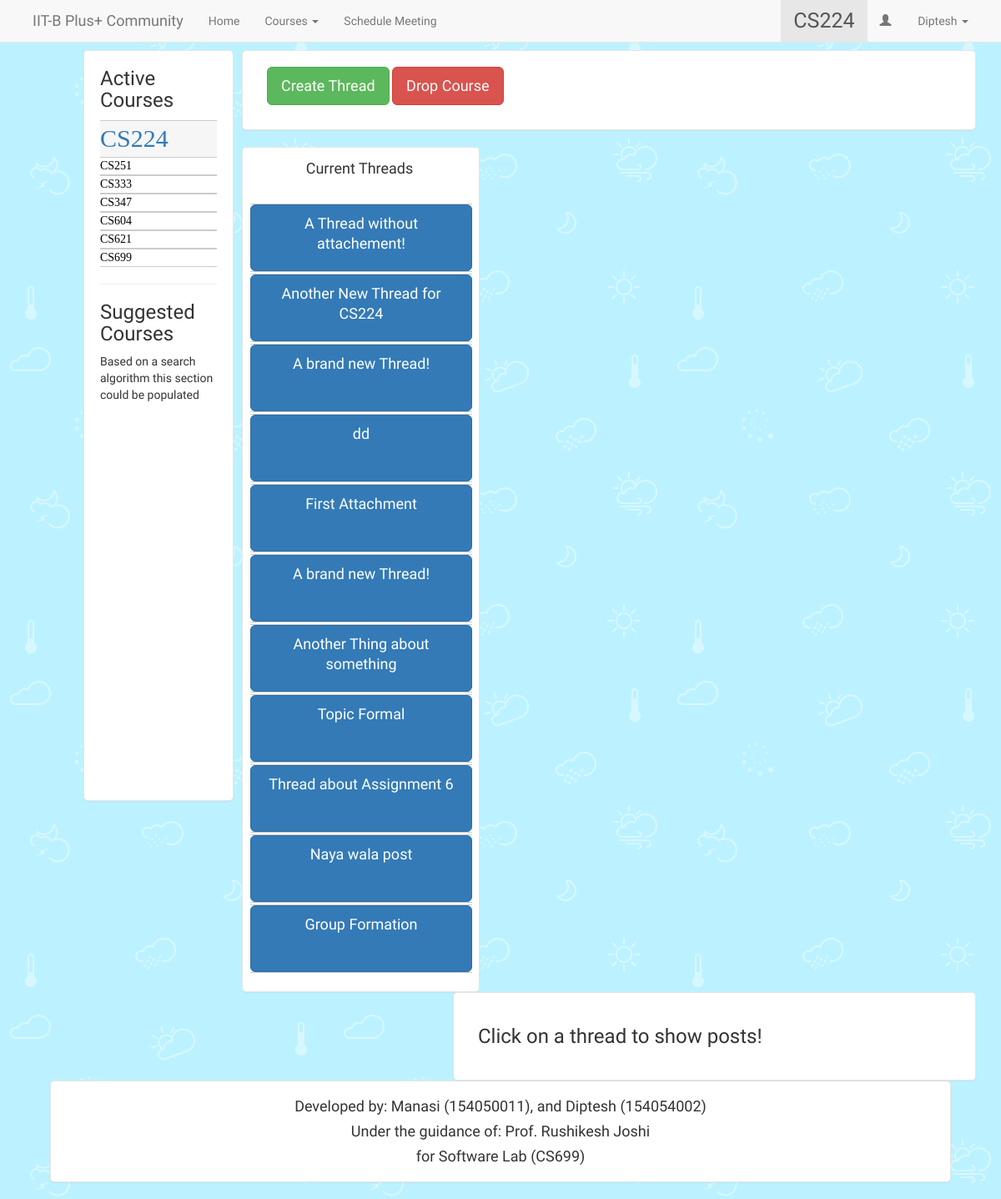
The page /showCourse.php?cid=CS224 (signed in) on the database its author committed.
### tables this page shows
CREATE TABLE `tbl_users` (
  `userID` int(11) NOT NULL,
  `instID` varchar(15) DEFAULT NULL,
  `userName` varchar(100) NOT NULL,
  `fullName` varchar(250) DEFAULT NULL,
  `userEmail` varchar(100) NOT NULL,
  `userPass` varchar(100) NOT NULL,
  `instName` varchar(250) DEFAULT NULL,
  `userStatus` int(11) NOT NULL DEFAULT '0',
  `joiningDate` timestamp NULL DEFAULT CURRENT_TIMESTAMP,
  `tokenCode` varchar(100) NOT NULL
);

CREATE TABLE `tbl_class_allocation` (
  `userID` int(11) NOT NULL DEFAULT '0',
  `classID` varchar(10) NOT NULL DEFAULT '',
  `userStatus` int(11) NOT NULL
);

CREATE TABLE `tbl_thread` (
  `threadId` int(11) NOT NULL,
  `courseID` varchar(10) NOT NULL,
  `postId` int(11) NOT NULL
);

CREATE TABLE `tbl_post` (
  `postId` int(11) NOT NULL,
  `postType` enum('Q','N','I') NOT NULL DEFAULT 'N',
  `dateOfPost` timestamp NOT NULL DEFAULT CURRENT_TIMESTAMP,
  `receiver` enum('C','I','T') NOT NULL DEFAULT 'C',
  `emailTime` timestamp NOT NULL DEFAULT CURRENT_TIMESTAMP,
  `postSummary` varchar(250) NOT NULL,
  `postContent` varchar(3000) NOT NULL,
  `replyTo` int(11) DEFAULT NULL,
  `senderId` int(11) NOT NULL,
  `senderVisibility` enum('Y','N') NOT NULL DEFAULT 'Y',
  `media` varchar(255) DEFAULT NULL
);

### class.user.php (called while the page is built, shortened)
<?php
class USER
{
	private $conn;
	public function __construct()
	{
		$database = new Database();
		$db = $database->dbConnection();
		$this->conn = $db;
	}
	public function runQuery($sql)
	{
		$stmt = $this->conn->prepare($sql);
		return $stmt;
	}
}

### showCourse.php (the view, shortened to what this page needs)
<?php
require_once 'class.user.php';
$user_home = new USER();
$stmt = $user_home->runQuery("SELECT * FROM tbl_users WHERE userID=:uid");
$stmt->execute(array(":uid"=>$_SESSION['userSession']));
$row = $stmt->fetch(PDO::FETCH_ASSOC);
$filename = __FILE__;
?>
<!DOCTYPE html>
<html class="no-js">
	<head>
		<link href="bootstrap/css/bootstrap.min.css" rel="stylesheet" media="screen">
		<link href="bootstrap/css/bootstrap-select.min.css" rel="stylesheet" media="screen">
		<link href="bootstrap/css/bootstrap-responsive.min.css" rel="stylesheet" media="screen">
		<link href="assets/styles.css" rel="stylesheet" media="screen">
	</head>
	<body>
		<?php include 'navbar.php' ?>
		<?php include 'leftSidebar.php' ?>
		<div class="container">
			<div class="box-around">
				<input type="button" class="btn btn-lg btn-success" value="Create Thread" onclick="showNewPost();"></input>
				<input type="button" class="btn btn-lg btn-danger" value="Drop Course" style=\"float: right;\" onclick="dropCourse();"></input>
			</div>
			<div>
				<?php
					$stmtToCheckIfEnrolled = $user_home->runQuery("SELECT * FROM tbl_class_allocation WHERE classID=:classID AND userID=:userID");
					if($stmtToCheckIfEnrolled->rowCount() > 0) {
						$stmt = $user_home->runQuery("SELECT * FROM tbl_thread WHERE courseID=:courseID ORDER BY threadId DESC");
						$res = $stmt->execute(array(":courseID"=>$sentCID));
						if($stmt->rowCount() > 0) { ?>
						<div id="threads" class="post-box-left">
							<center><h4>Current Threads</h4></center>
							<br/>
						<?php
							while($row = $stmt->fetch(PDO::FETCH_ASSOC)){
								$stmtGetPostData = $user_home->runQuery("SELECT * FROM tbl_post WHERE postId=:postId");
								$res = $stmtGetPostData->execute(array(":postId"=>$row['postId']));
								$rowForPostData = $stmtGetPostData->fetch(PDO::FETCH_ASSOC);
								echo "<div class=\"threadBox\" id=\"".$row['threadId']."\" onclick=\"showAllPosts(this)\"><a class=\"btn btn-lg btn-primary\" href=\"#\" style=\"text-decoration: none; width: 100%; min-height: 80px; white-space: normal;\">".$rowForPostData['postSummary']."</a></div>";
							}
						?>
				</div>
				<div id="posts" class="post-box-right"><h3>Click on a thread to show posts!</h3></div>
				<?php }
					else { ?>
						<div id="nothreads" class="wide-box-around"><h3>No Threads running for this course!</h3></div>
				<?php
					}
				} else { ?>
					<div id="nothreads" class="wide-box-around"><h3>You are not enrolled for this course!</h3></div>
				<?php
				}
				?>
			</div>
		</div>
	</body>
	<?php include 'footer.php' ?>
</html>

### navbar.php (shortened to what this page needs)
<?php
	$ext = pathinfo($filename, PATHINFO_FILENAME);
	$courseIDviaGET = isset($_GET['cid']) ? $_GET['cid'] : '';
?>
<nav class="navbar navbar-default navbar-fixed-top" style="padding-left:2%; padding-right: 2%; padding-bottom: 0px; font-family: 'Baloo Bhaina', cursive;">
  <div class="container-fluid">
    <div class="navbar-header">
      <a class="navbar-brand" href="home.php" style="font-family: 'Delius Unicase', cursive;">IIT-B Plus+ Community</a>
    </div>
    <div class="collapse navbar-collapse" id="bs-example-navbar-collapse-1">
      <ul class="nav navbar-nav">
        <li <?php if($ext=="home"){ echo "class=\"active\""; } ?>>
			<a href="home.php">Home</a>
		</li>
		<li class="dropdown">
			<a href="#" data-toggle="dropdown" class="dropdown-toggle">Courses <b class="caret"></b>
			</a>
		</li>
		<li <?php if( ($ext=="scheduleMeet") || ($ext=="scheduleMeet") ){ echo "class=\"active\""; } ?>>
			<a href="scheduleMeet.php">Schedule Meeting</a>
		</li>
	</ul>
	<ul class="nav navbar-nav navbar-right">
		<?php if($ext=="showCourse"){ echo "<li class=\"active\" style=\"font-family: 'Delius Unicase', cursive; font-size: 25px;\"><a href=\"#\">".$courseIDviaGET."</a></li>"; } else{ $courseVar = 0; } ?>
		<li class="dropdown">
			<a href="#" role="button" class="dropdown-toggle" data-toggle="dropdown"> <i class="glyphicon glyphicon-user">&nbsp;&nbsp;</i>
				<?php echo $row['fullName']; ?> <i class="caret"></i>
			</a>
		</li>
	</ul>
    </div>
  </div>
</nav>

### leftSidebar.php
<?php
	$stmt1 = $user_home->runQuery("SELECT * FROM tbl_class_allocation WHERE userID=:uid");
	$stmt1->execute(array(":uid"=>$userID));
	$sentCID = isset($_GET['cid']) ? $_GET['cid'] : '';
?>
<div class="left-box-around mobileNotShow">
	<h3>Active Courses</h3>
	<ul id="ulwala">
<?php
	while ($courses = $stmt1->fetch(PDO::FETCH_ASSOC)){
		if($sentCID === $courses['classID']){
			echo "<li id=\"liactivewala\"><a href=\"showCourse.php?cid=".$courses['classID']."\">".$courses['classID']."</a></li>";
		}
		else{
			echo "<li id=\"liwala\"><a href=\"showCourse.php?cid=".$courses['classID']."\">".$courses['classID']."</a></li>";
		}
	}
?>
	</ul>
	<hr>
	<h3>Suggested Courses</h3>
	<p>Based on a search algorithm this section could be populated</p>
</div>

### assets/styles.css (style rules this page uses)
body { padding-top: 60px; background-image: url("backImage2.png"); }
.threadBox { text-decoration: none; margin: 2px; color: #000; font-family: 'Signika', sans-serif; display: block; width: 100%; border-bottom: 1px solid #ccc; border-top: 1px solid #ccc; }
#ulwala { list-style-type: none; margin: 0; padding: 0; }
#liactivewala:first-child { border-top: 1px solid #ccc; }
#liwala { font-family: 'Bree Serif', serif; font: 200 20px/1.5; border-top: 1px solid #ccc; border-bottom: 1px solid #ccc; }
#liwala:last-child { border-bottom: 1px solid #ccc; }
#liwala a { text-decoration: none; color: #000; -webkit-transition: font-size 0.3s ease, background-color 0.3s ease; -moz-transition: font-size 0.3s ease, background-color 0.3s ease; -o-transition: font-size 0.3s ease, background-color 0.3s ease; -ms-transition: font-size 0.3s ease, background-color 0.3s ease; transition: font-size 0.3s ease, background-color 0.3s ease; display: block; width: 100%; }
#liactivewala { font-size: 30px; background: #f6f6f6; color: #000; text-decoration: none; font-family: 'Bree Serif', serif; }
.left-box-around { font-family: 'Baloo Bhaina', cursive; width: 15%; height: 900px; float: left; padding: 0px 19px 19px; margin: 0px 10px 0px 100px; background-color: #fff; overflow: auto; border: 1px solid #e5e5e5; -webkit-border-radius: 5px; -moz-border-radius: 5px; border-radius: 5px; -webkit-box-shadow: 0 1px 2px rgba(0,0,0,.05); -moz-box-shadow: 0 1px 2px rgba(0,0,0,.05); box-shadow: 0 1px 2px rgba(0,0,0,.05); }
.box-around { font-family: 'Trocchi', serif; max-width: 85%; padding: 19px 29px 29px; margin: 0 auto 20px; background-color: #fff; overflow: auto; border: 1px solid #e5e5e5; -webkit-border-radius: 5px; -moz-border-radius: 5px; border-radius: 5px; -webkit-box-shadow: 0 1px 2px rgba(0,0,0,.05); -moz-box-shadow: 0 1px 2px rgba(0,0,0,.05); box-shadow: 0 1px 2px rgba(0,0,0,.05); }
.post-box-left { font-family: 'Trocchi', serif; float: left; width: 25%; padding-top: 5px; padding-bottom: 20px; padding-left: 7px; padding-right: 10px; margin: 0; background-color: #fff; overflow: auto; border: 1px solid #e5e5e5; -webkit-border-radius: 5px; -moz-border-radius: 5px; border-radius: 5px; -webkit-box-shadow: 0 1px 2px rgba(0,0,0,.05); -moz-box-shadow: 0 1px 2px rgba(0,0,0,.05); box-shadow: 0 1px 2px rgba(0,0,0,.05); }
.post-box-right { font-family: 'Trocchi', serif; float: right; width: 55%; padding: 19px 29px 29px; margin: 0; background-color: #fff; overflow: auto; border: 1px solid #e5e5e5; -webkit-border-radius: 5px; -moz-border-radius: 5px; border-radius: 5px; -webkit-box-shadow: 0 1px 2px rgba(0,0,0,.05); -moz-box-shadow: 0 1px 2px rgba(0,0,0,.05); box-shadow: 0 1px 2px rgba(0,0,0,.05); }

### rows shown on the page
tbl_users: fullName "Diptesh"
tbl_class_allocation: classID "CS224"
tbl_class_allocation: classID "CS251"
tbl_class_allocation: classID "CS333"
tbl_class_allocation: classID "CS347"
tbl_class_allocation: classID "CS604"
tbl_class_allocation: classID "CS621"
tbl_class_allocation: classID "CS699"
tbl_thread: postId.postSummary "A Thread without attachement!"
tbl_thread: postId.postSummary "Another New Thread for CS224"
tbl_thread: postId.postSummary "A brand new Thread!"
tbl_thread: postId.postSummary "dd"
tbl_thread: postId.postSummary "First Attachment"
tbl_thread: postId.postSummary "A brand new Thread!"
tbl_thread: postId.postSummary "Another Thing about something"
tbl_thread: postId.postSummary "Topic Formal"
tbl_thread: postId.postSummary "Thread about Assignment 6"
tbl_thread: postId.postSummary "Naya wala post"
tbl_thread: postId.postSummary "Group Formation"

### other values the page prints
$courseIDviaGET "CS224"
